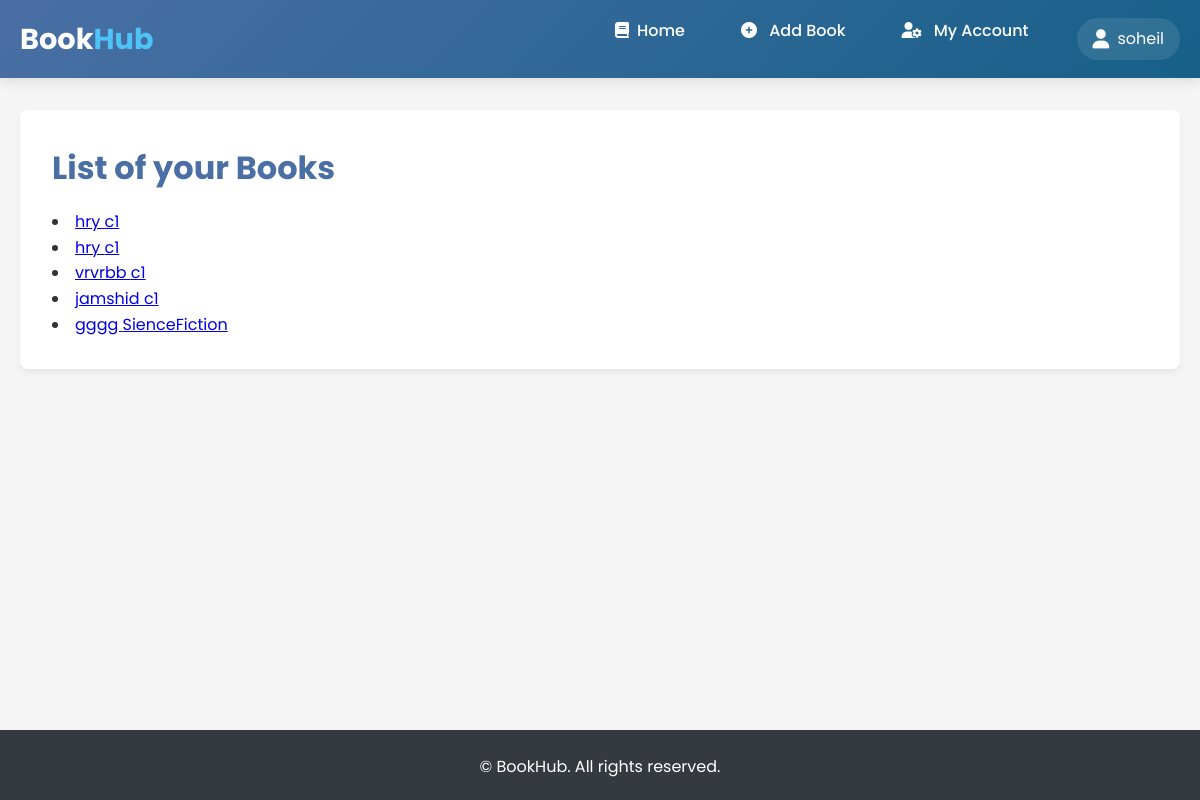
Page /home/listView/ (signed in) on the committed database.
### books/models.py (models this page shows)
class Book(models.Model):
    BookName = models.CharField(max_length=50)
    Chocies = {"Derama": "Derama", "Action'": 'Action',
               "SienceFiction": 'SienceFiction', "Sience": 'Sience', "Story": "Story"}
    Title = models.CharField(max_length=40, choices=Chocies)
    Author = models.CharField(max_length=40)
    TimeCreated = models.DateTimeField(auto_now=True)
    Creator = models.ForeignKey(User, on_delete=models.CASCADE)

### books/views.py (the view)
# urls.py: path("listView/", List_view),
def List_view(request):
    books = Book.objects.filter(Creator=request.user)
    context = {"books": books, 'user': request.user}
    return render(request, 'books/list_books.html', context)

### books/templates/books/list_books.html (shortened to what this page needs)
{% load static %}
<!DOCTYPE html>
<html lang="en">
<head>
    <link rel="stylesheet" href="https://cdnjs.cloudflare.com/ajax/libs/font-awesome/6.0.0-beta3/css/all.min.css">
</head>
<body>
    <header>
        <div class="container">
            <div class="header-content">
                <a href="/home/" class="logo">Book<span>Hub</span></a>
                <nav>
                    <ul>
                        <li><a href="/home/"><i class="fas fa-book"></i>Home</a></li>
                        <li><a href="/home/addBook/"><i class="fas fa-plus-circle"></i> Add Book</a></li>
                        <li><a href="/home/Account/"><i class="fas fa-user-cog"></i> My Account</a></li>
                        {% if user.is_authenticated %}
                        <li class="user-info">
                            <i class="fas fa-user"></i>
                            <span>{{ user.username }}</span>
                        </li>
                        {% endif %}
                    </ul>
                </nav>
            </div>
        </div>
    </header>
    <main>
        <div class="container">
            <div class="welcome-message">
                <h1>List of your Books</h1>
                {%for book in books%}
                <li><a href="detail/{{book.pk}}">{{book.BookName}} {{book.Title}}</a></li>
                {%endfor%}
            </div>
        </div>
    </main>
    <footer>
        <div class="container">
            <p>&copy; BookHub. All rights reserved.</p>
        </div>
    </footer>
</body>
</html>

### books/templates/books/list_books.html (style rules this page uses)
:root { --primary-color: #4a6fa5; --secondary-color: #166088; --accent-color: #4fc3f7; --light-color: #f8f9fa; --dark-color: #343a40; --success-color: #28a745; }
* { margin: 0; padding: 0; box-sizing: border-box; font-family: 'Poppins', sans-serif; }
body { background-color: #f5f5f5; color: #333; line-height: 1.6; }
.container { max-width: 1200px; margin: 0 auto; padding: 0 20px; }
header { background: linear-gradient(135deg, var(--primary-color), var(--secondary-color)); background-color: var(--primary-color); color: white; padding: 1rem 0; box-shadow: 0 4px 12px rgba(0, 0, 0, 0.1); }
.header-content { display: flex; justify-content: space-between; align-items: center; }
.logo { font-size: 1.8rem; font-weight: 700; color: white; text-decoration: none; }
.logo span { color: var(--accent-color); }
nav ul { display: flex; list-style: none; }
nav ul li { margin-left: 1.5rem; }
nav ul li a { color: white; text-decoration: none; font-weight: 500; font-size: 1rem; transition: all 0.3s ease; padding: 0.5rem 1rem; border-radius: 4px; }
nav ul li a i { margin-right: 8px; }
.user-info { display: flex; align-items: center; background-color: rgba(255, 255, 255, 0.1); padding: 0.5rem 1rem; border-radius: 50px; margin-left: 2rem; }
.user-info i { margin-right: 8px; font-size: 1.2rem; }
main { padding: 2rem 0; min-height: calc(100vh - 180px); }
.welcome-message { background-color: white; padding: 2rem; border-radius: 8px; box-shadow: 0 4px 6px rgba(0, 0, 0, 0.05); margin-bottom: 2rem; }
.welcome-message h1 { color: var(--primary-color); margin-bottom: 1rem; }
footer { background-color: var(--dark-color); color: white; text-align: center; padding: 1.5rem 0; margin-top: 2rem; }

### rows in the picture
Book: BookName "hry", Title "c1"
Book: BookName "hry", Title "c1"
Book: BookName "vrvrbb", Title "c1"
Book: BookName "jamshid", Title "c1"
Book: BookName "gggg", Title "SienceFiction"

### other values in the picture
{{ user.username }} "soheil"
